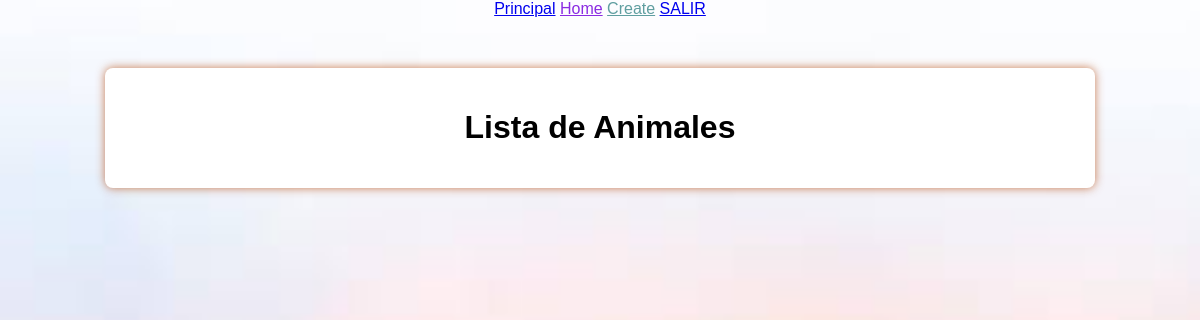
The page /animales/ (signed in) on the database as committed earlier.
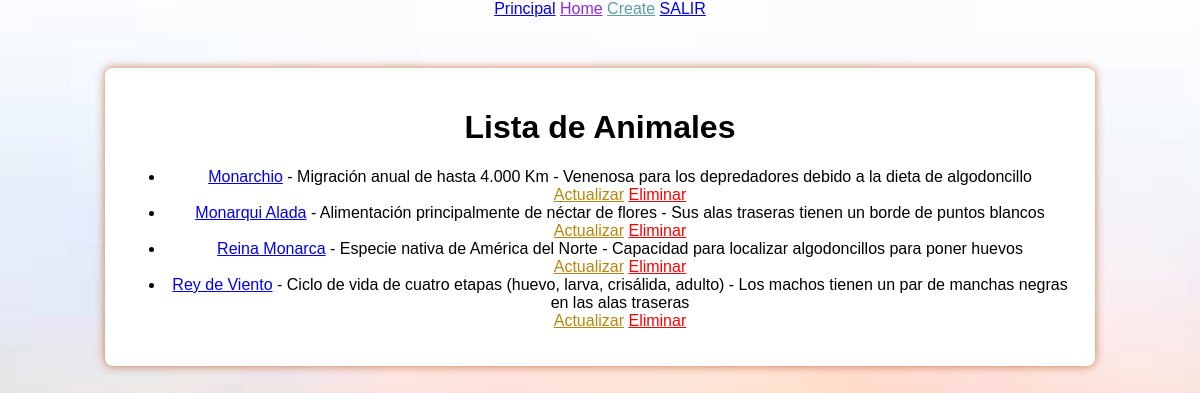
The same page on the database as committed later.
### models/models.py (models this page shows)
class Animal(Base):
    __tablename__ = 'animals'
    id= mapped_column(Integer, primary_key=True)
    name: Mapped[str] = mapped_column(unique=True, nullable=False)
    photo: Mapped[str] = mapped_column(nullable=False)
    characteristic1: Mapped[str] = mapped_column(nullable=False)
    characteristic2: Mapped[str] = mapped_column(nullable=False)
    characteristic3: Mapped[str] = mapped_column()
    characteristic4: Mapped[str] = mapped_column()
    duenios : Mapped[List['Duenio']] = relationship(back_populates="animal")

### animales/routes.py (the view)
@animales_bp.route('/')
@login_required
def animales():
    animals = session.query(Animal).all()
    return render_template('animales/animales.html', animals=animals)

### app.py (called while the page is built)
@login_manager.user_loader
def load_user(user_id):
    return db.session.query(Duenio).get(int(user_id))

@app.context_processor
def inject_variables():
    return var_globales

### animales/templates/animales/animales.html
{% extends 'base.html' %}
{% block content %}
<h1 class="h1style">Lista de Animales</h1>
<ul>
    {% for animal in animals %}
    <li class="h1style">
        <a href="/animales/animal/{{animal.id}}">{{ animal.name }}</a> - {{ animal.characteristic1 }} - {{ animal.characteristic3 }}
        <br>
        <a href="/animales/update/{{animal.id}}" style="color: darkgoldenrod;" >Actualizar</a>
        <a href="/animales/delete/{{animal.id}}" style="color:red;">Eliminar</a>
    </li>
    {% endfor %}
</ul>
{% endblock %}

### templates/base.html (shortened to what this page needs)
<!DOCTYPE html>
<html lang="en">
<head>
    <link rel="stylesheet" href="{{ url_for('static', filename='css/style.css') }}">
</head>
<body>
    <nav class="h1style">
        <a href="/home">Principal</a>
        <a href="/animales/" style="color: blueviolet;">Home</a>
        <a href="/animales/create" style="color: cadetblue;">Create</a>
        <a class="nav-link" href="/auth/logout">SALIR</a>
    </nav>
    <div class="container">
        {% block content %}{% endblock %}
    </div>
</body>
</html>

### static/css/style.css (style rules this page uses)
body { background-image: url('../images/downloadd.jpg'); background-size: cover; background-position: center; background-repeat: no-repeat; background-attachment: fixed; font-family: Arial, sans-serif; margin: 0; padding: 0; }
.h1style { text-align: center; }
.container { margin-top: 50px; padding: 20px; background-color: #fff; box-shadow: 0 0 10px rgba(184, 83, 24, 0.751); max-width: 950px; margin: 50px auto; border-radius: 8px; }

Rows that differ between the two databases and show on the page:
added Animal: name "Monarchio", characteristic1 "Migración anual de hasta 4.000 Km", characteristic3 "Venenosa para los depredadores debido a la dieta de algodoncillo"
added Animal: name "Monarqui Alada", characteristic1 "Alimentación principalmente de néctar de flores", characteristic3 "Sus alas traseras tienen un borde de puntos blancos"
added Animal: name "Reina Monarca", characteristic1 "Especie nativa de América del Norte", characteristic3 "Capacidad para localizar algodoncillos para poner huevos"
added Animal: name "Rey de Viento", characteristic1 "Ciclo de vida de cuatro etapas (huevo, larva, crisálida, adulto)", characteristic3 "Los machos tienen un par de manchas negras en las alas traseras"
